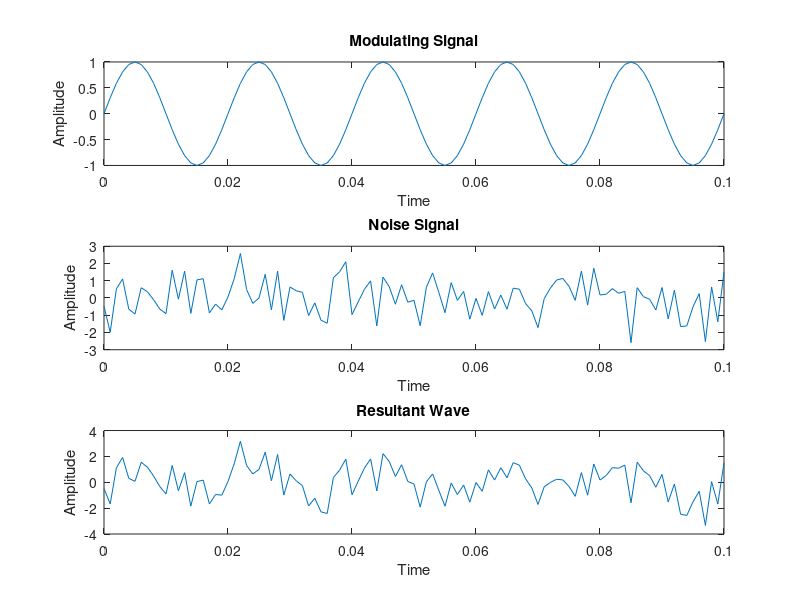

Write the MATLAB code that produced this figure.
clc
clear all
close all
t=0:0.001:0.1;
y=sin(2*pi*50*t);
x=randn(size(t));
z=x+y;

subplot(3,1,1)
plot(t,y)
xlabel('Time')
ylabel('Amplitude')
title('Modulating Signal')

subplot(3,1,2)
plot(t,x)
xlabel('Time')
ylabel('Amplitude')
title('Noise Signal')

subplot(3,1,3)
plot(t,z)
xlabel('Time')
ylabel('Amplitude')
title('Resultant Wave')

